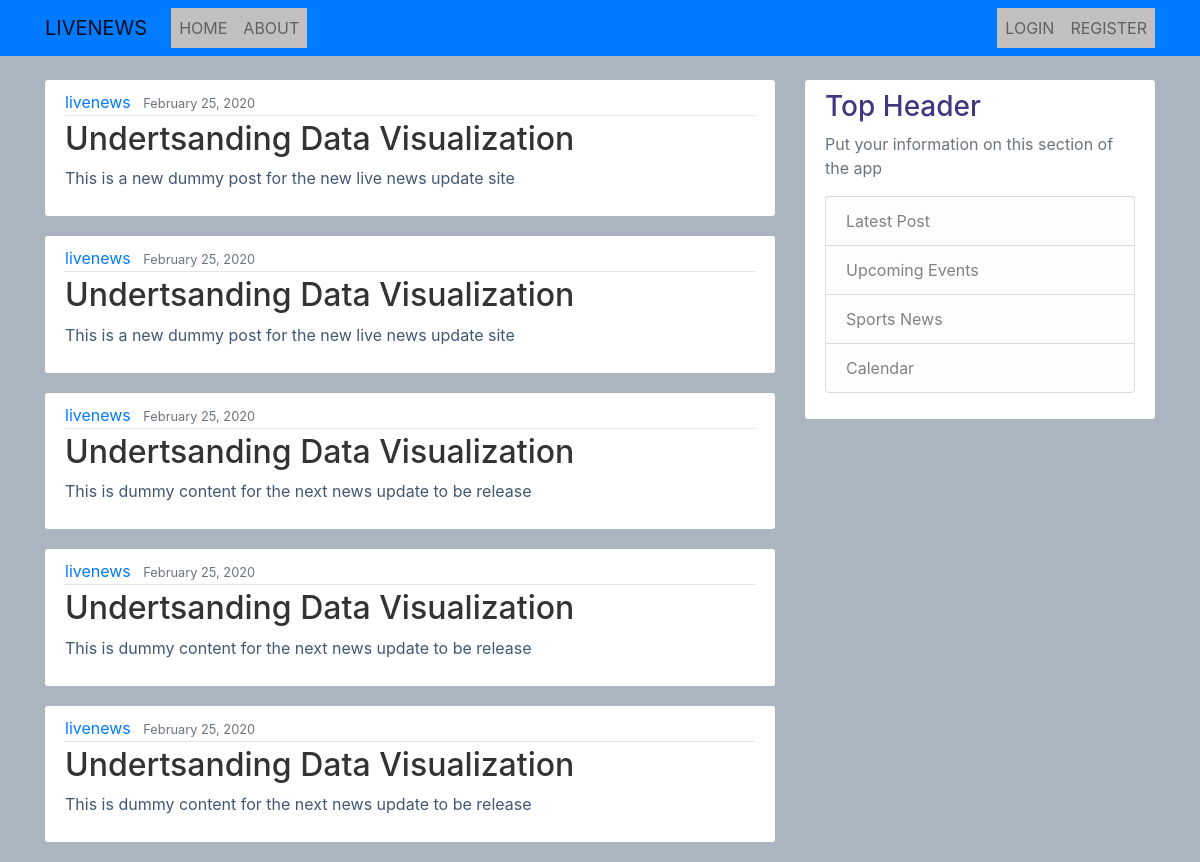
The app's page /, older data.
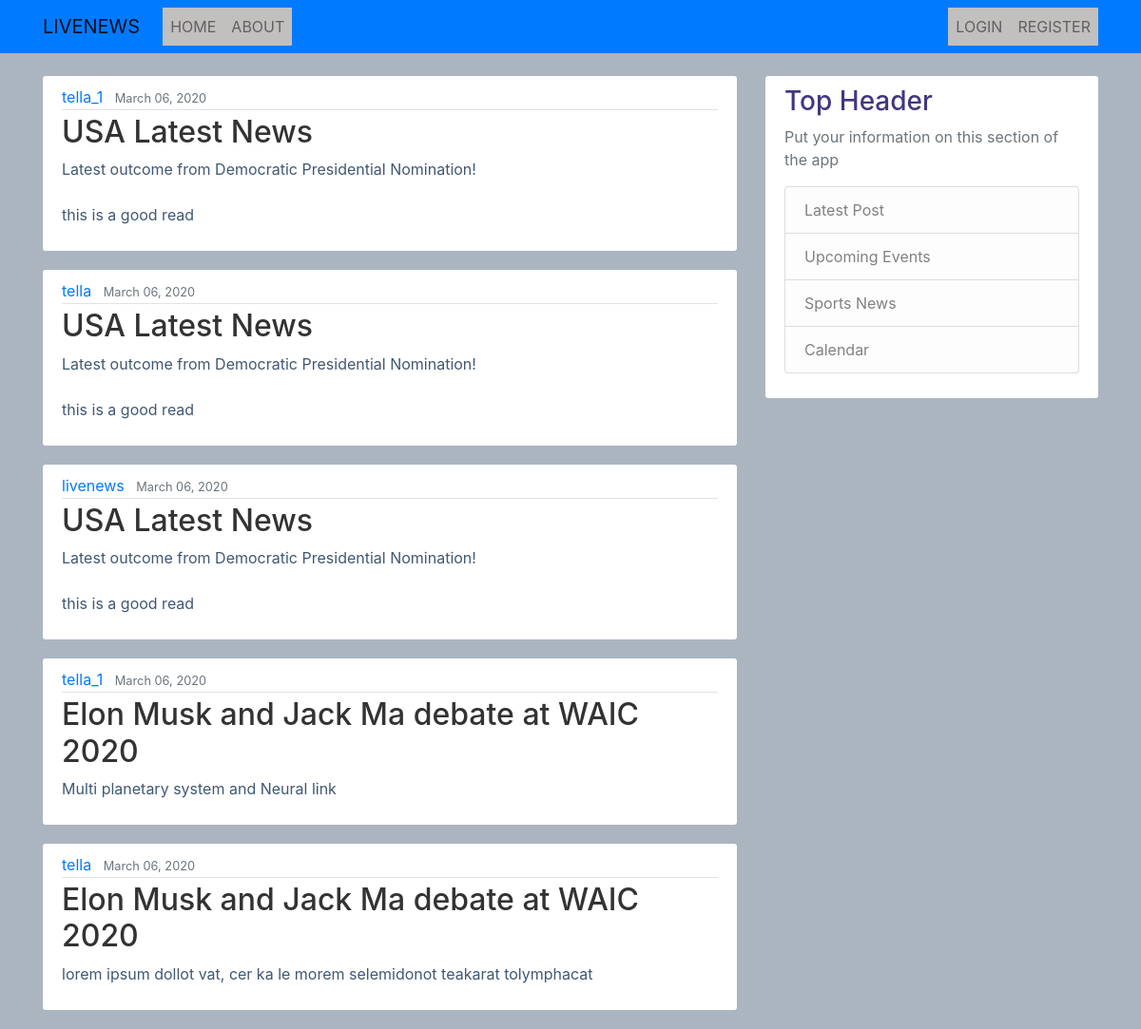
The same page, newer data.
### livenews/models.py (models this page shows, shortened)
class Post(models.Model):
    title = models.CharField(max_length=100)
    content = models.TextField()
    date_posted = models.DateTimeField(default=timezone.now)
    author = models.ForeignKey(User, on_delete=models.CASCADE)

### livenews/views.py (the view)
# urls.py: path('', NewsListView.as_view(), name='news-home'),
class NewsListView(ListView):
    model = Post
    template_name = 'livenews/home.html' #<app name>--<model name>---<viewtype>.html
    context_object_name = 'posts'
    ordering = ['-date_posted']
    paginate_by = 5

### livenews/templates/livenews/home.html (shortened to what this page needs)
{% extends "livenews/base.html" %}
    {% block content %}
    {% for post in posts %}
    <article class="media content-section">
        <div class="media-body">
            <div class="article-metadata">
                <a class="mr-2" href="#">{{post.author}}</a>
                <small class="text-muted">{{post.date_posted | date:"F d, Y"}}</small>
            </div>
            <h2><a class="article-title" href="#">{{post.title}}</a></h2>
            <p class="article-content">{{post.content }}</p>
        </div>
    </article>
    {% endfor%}
    {% endblock %}

Row changes from the older to the newer data that the page shows:
no longer on this page (row unchanged): Post: author "livenews", date_posted "February 25, 2020", title "Undertsanding Data Visualization", content "This is a new dummy post for the new live news update site"
no longer on this page (row unchanged): Post: author "livenews", date_posted "February 25, 2020", title "Undertsanding Data Visualization", content "This is a new dummy post for the new live news update site"
no longer on this page (row unchanged): Post: author "livenews", date_posted "February 25, 2020", title "Undertsanding Data Visualization", content "This is dummy content for the next news update to be release"
no longer on this page (row unchanged): Post: author "livenews", date_posted "February 25, 2020", title "Undertsanding Data Visualization", content "This is dummy content for the next news update to be release"
no longer on this page (row unchanged): Post: author "livenews", date_posted "February 25, 2020", title "Undertsanding Data Visualization", content "This is dummy content for the next news update to be release"
added Post: author "tella_1", date_posted "March 06, 2020", title "USA Latest News", content "Latest outcome from Democratic Presidential Nomination! this is a good read"
added Post: author "tella", date_posted "March 06, 2020", title "USA Latest News", content "Latest outcome from Democratic Presidential Nomination! this is a good read"
added Post: author "livenews", date_posted "March 06, 2020", title "USA Latest News", content "Latest outcome from Democratic Presidential Nomination! this is a good read"
added Post: author "tella_1", date_posted "March 06, 2020", title "Elon Musk and Jack Ma debate at WAIC 2020", content "Multi planetary system and Neural link"
added Post: author "tella", date_posted "March 06, 2020", title "Elon Musk and Jack Ma debate at WAIC 2020", content "lorem ipsum dollot vat, cer ka le morem selemidonot teakarat tolymphacat"
